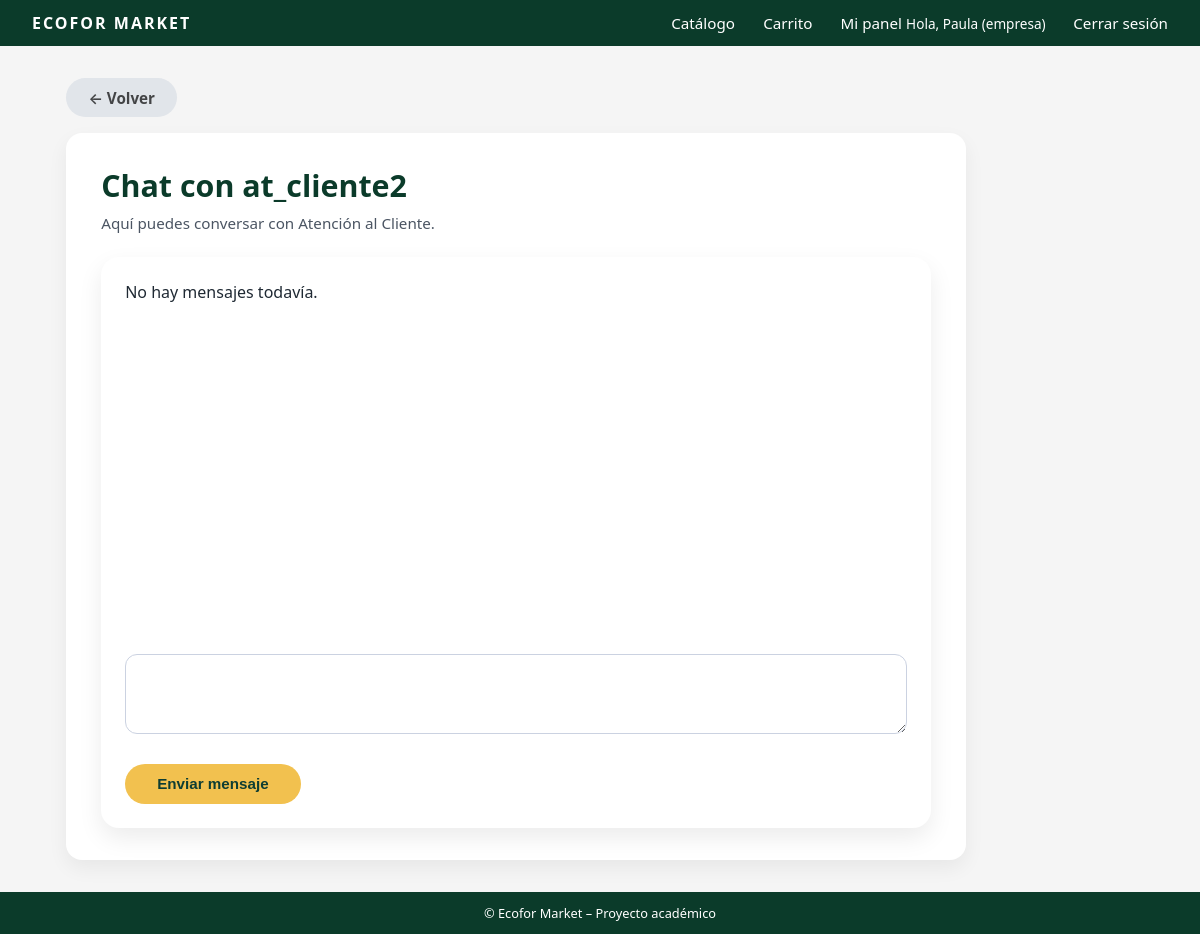
Page /mensajeria/chat/ (signed in) on the committed database.
### usuarios/models.py (models this page shows, shortened)
class Usuario(AbstractUser):
    TIPO_CLIENTE = [
        ("natural", "Persona Natural"),
        ("empresa", "Empresa"),
        ("admin", "Administrador"),
        ("atencion_cliente", "Atención al Cliente"),
    ]
    rut = models.CharField(max_length=12, unique=True, blank=True, null=True)
    tipo_cliente = models.CharField(
        max_length=20,
        choices=TIPO_CLIENTE,
        default="natural"
    )

### mensajeria/views.py (the view, shortened to what this page needs)
# urls.py: path('chat/', views.chat, name='chat_default'),
def chat(request, user_id=None):
    user = request.user
    if user.tipo_cliente != "atencion_cliente" and user_id is None:
        soporte = obtener_agente_soporte()
        other_user = soporte
    elif user.tipo_cliente == "atencion_cliente" and user_id is None:
        return redirect("mensajeria:soporte_conversaciones")
    else:
        other_user = get_object_or_404(User, id=user_id)
    mensajes = Message.objects.filter(
        Q(sender=user, receiver=other_user) |
        Q(sender=other_user, receiver=user)
    ).order_by("timestamp")
    mensajes.filter(receiver=user).update(is_read=True)
    return render(request, "mensajeria/chat.html", {
        "mensajes": mensajes,
        "other_user": other_user
    })

### mensajeria/views.py (called while the page is built)
def obtener_agente_soporte():
    return User.objects.filter(tipo_cliente="atencion_cliente").order_by('?').first()

### mensajeria/templates/mensajeria/chat.html (shortened to what this page needs)
{% extends "core/base.html" %}
{% load static %}
{% block content %}
<div class="container">
    <a href="{% url 'mensajeria:conversaciones' %}" class="btn btn-secondary"
   style="
        display: inline-flex;
        align-items: center;
        gap: 6px;
        text-decoration: none;
        color: #000000b3;
        font-weight: 600;
        margin-bottom: 1rem;
   ">
    ← Volver
    </a>
    <div class="dashboard-card">
        <h1 class="dashboard-title">Chat con {{ other_user.username }}</h1>
        <p class="dashboard-welcome">
            Aquí puedes conversar con Atención al Cliente.
        </p>
        <div class="card" style="margin-top: 1.5rem; padding: 1.5rem;">
            <div id="chat-box"
                style="
                    height: 350px;
                    overflow-y: auto;
                    padding-right: 10px;
                    display: flex;
                    flex-direction: column;
                    gap: 1rem;
                ">
                {% for msg in mensajes %}
                    {% if msg.sender.id == user.id %}
                        <div style="
                            align-self: flex-end;
                            background: #e1f7e7;
                            color: hsl(109, 94%, 25%);
                            padding: 0.7rem 1rem;
                            max-width: 75%;
                            border-radius: 18px;
                        ">
                            {{ msg.content }}
                        </div>
                    {% else %}
                        <div style="
                            align-self: flex-start;
                            background: #f1f1f1;
                            color: #1f2933;
                            padding: 0.7rem 1rem;
                            max-width: 75%;
                            border-radius: 18px;
                        ">
                            {{ msg.content }}
                        </div>
                    {% endif %}
                {% empty %}
                    <p>No hay mensajes todavía.</p>
                {% endfor %}
            </div>
            <form method="POST" action="{% url 'mensajeria:chat' other_user.id %}">
                <div class="form-group">
                    <label class="form-label">Tu mensaje</label>
                    <textarea name="content"
                        style="
                            width: 100%;
                            min-height: 80px;
                            padding: 0.7rem 0.9rem;
                            border-radius: 12px;
                            border: 1px solid #cbd2e1;
                            font-size: 0.9rem;
                            resize: vertical;
                        "
                        required></textarea>
                </div>
                <button type="submit" class="btn btn-primary" style="margin-top: 0.6rem;">
                    Enviar mensaje
                </button>
            </form>
        </div>
    </div>
</div>
{% endblock %}

### core/templates/core/base.html (shortened to what this page needs)
{% load static %}
<!DOCTYPE html>
<html>
<head>
    <link rel="stylesheet" href="{% static 'core/css/styles.css' %}">
</head>
<body>
<div class="site-wrapper">
    <header>
        <nav class="navbar">
            <div class="navbar-logo">
                <a href="{% url 'home' %}">ECOFOR MARKET</a>
            </div>
            <div class="navbar-nav">
                <a href="{% url 'catalogo_productos' %}">Catálogo</a>
                {% if user.is_authenticated %}
                    <a href="{% url 'ver_carrito' %}">Carrito</a>
                    <a href="{% url 'dashboard' %}">Mi panel</a>
                    <span class="navbar-user">
                        Hola, {{ user.username }} ({{ user.tipo_cliente }})
                    </span>
                    <a href="{% url 'logout' %}">Cerrar sesión</a>
                {% else %}
                    <a href="{% url 'login' %}">Iniciar sesión</a>
                    <a href="{% url 'registrar' %}">Crear cuenta</a>
                {% endif %}
            </div>
        </nav>
    </header>
    <main>
        {% block content %}{% endblock %}
    </main>
    <footer class="footer">
        © {{ now|date:"Y" }} Ecofor Market – Proyecto académico
    </footer>
</div>
</body>
</html>

### core/static/core/css/styles.css (style rules this page uses)
* { margin: 0; padding: 0; box-sizing: border-box; }
body { font-family: system-ui, -apple-system, BlinkMacSystemFont, "Segoe UI", sans-serif; background-color: #f5f5f5; color: #1f2933; }
.site-wrapper { min-height: 100vh; display: flex; flex-direction: column; }
main { flex: 1; }
.navbar { background-color: #0b3b2a; color: #ffffff; padding: 0.75rem 2rem; display: flex; align-items: center; justify-content: space-between; }
.navbar-logo { font-weight: 700; letter-spacing: 2px; }
.navbar-nav a { color: #ffffff; text-decoration: none; margin-left: 1.5rem; font-size: 0.95rem; }
.navbar-user { font-size: 0.85rem; }
.navbar-logo a { text-decoration: none; color: inherit; font-weight: bold; display: block; }
.container { max-width: 1100px; margin: 2rem auto; padding: 0 1rem; }
.btn { display: inline-block; padding: 0.6rem 1.4rem; border-radius: 999px; border: none; cursor: pointer; font-size: 0.95rem; font-weight: 600; text-decoration: none; text-align: center; }
.btn-primary { background-color: #f2c14f; color: #0b3b2a; }
.btn-secondary { background-color: #e1e5ea; color: #0b3b2a; }
.card { background-color: #ffffff; border-radius: 18px; box-shadow: 0 10px 25px rgba(0,0,0,0.08); padding: 1.5rem; }
.form-group { margin-bottom: 1rem; }
.form-label { font-size: 0.9rem; margin-bottom: 0.3rem; display: block; color: #e0e0e0; font-weight: 500; }
.footer { background-color: #0b3b2a; color: #ffffff; text-align: center; padding: 0.75rem; font-size: 0.8rem; }
.btn-primary { padding: 0.7rem 2rem; background: #f2c14f; border-radius: 50px; text-decoration: none; font-weight: bold; color: #0d3d33; transition: 0.2s; }
.dashboard-card { width: 100%; max-width: 900px; background-color: #ffffff; border-radius: 16px; padding: 2rem 2.2rem; box-shadow: 0 8px 20px rgba(0,0,0,0.06); }
.dashboard-title { font-size: 1.9rem; color: #0b3b2a; margin-bottom: 0.4rem; }
.dashboard-welcome { font-size: 0.95rem; color: #4b5563; }
.form-label { display: block; font-size: 0.9rem; font-weight: 600; margin-bottom: 0.25rem; color: #374151; }
.form-group input[type="text"], .form-group input[type="number"], .form-group input[type="file"], .form-group input[type="email"], .form-group select, .form-group textarea { width: 100%; padding: 0.55rem 0.7rem; border-radius: 8px; border: 1px solid #d1d5db; font-size: 0.9rem; }
.form-group textarea { min-height: 90px; resize: vertical; }
.form-label { color: #ffffff !important; font-weight: 500; }

### rows in the picture
Usuario: username "Paula", tipo_cliente "empresa"
Usuario: username "at_cliente2"
